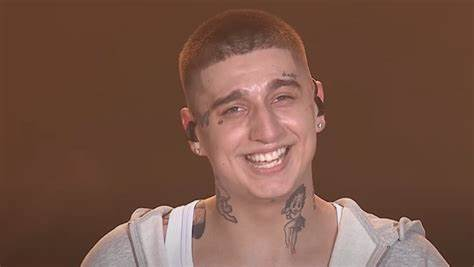
#> input picture PycharmProjects/ImageFilteringTechniques/source/OIP.jpeg, 474 x 267 px
$ python fourier.py
#> lines starting #> are read from the running program, lines starting #| are printed output that depends on the picture
import cv2
import numpy as np

# Load an image and convert to grayscale
image = cv2.imread('../source/OIP.jpeg', cv2.IMREAD_GRAYSCALE)
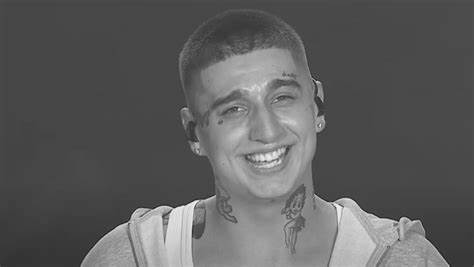
#> image: shape (267, 474); min 14, max 255, mean 93.4

# Perform Fourier Transform
dft = cv2.dft(np.float32(image), flags=cv2.DFT_COMPLEX_OUTPUT)
dft_shift = np.fft.fftshift(dft)

# Create a mask with a low-pass filter
rows, cols = image.shape
#> rows = 267; cols = 474
crow, ccol = rows // 2, cols // 2
#> crow = 133; ccol = 237
mask = np.zeros((rows, cols, 2), np.uint8)
mask[crow-30:crow+30, ccol-30:ccol+30] = 1

# Apply the mask and inverse DFT
fshift = dft_shift * mask
f_ishift = np.fft.ifftshift(fshift)
img_back = cv2.idft(f_ishift)
img_back = cv2.magnitude(img_back[:, :, 0], img_back[:, :, 1])
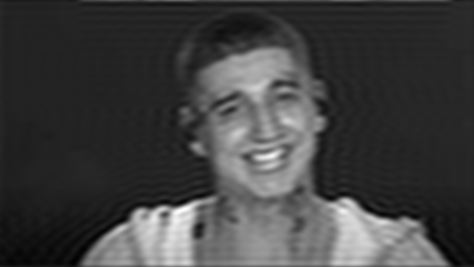
#> img_back: shape (267, 474) float32; min 5600769.5, max 30104608, mean 11821620; drawn with min black and max white

# Show original and filtered image
cv2.imshow('Original', image)
cv2.imshow('Low-pass Filtered (Fourier)', img_back)
cv2.waitKey(0)
cv2.destroyAllWindows()
